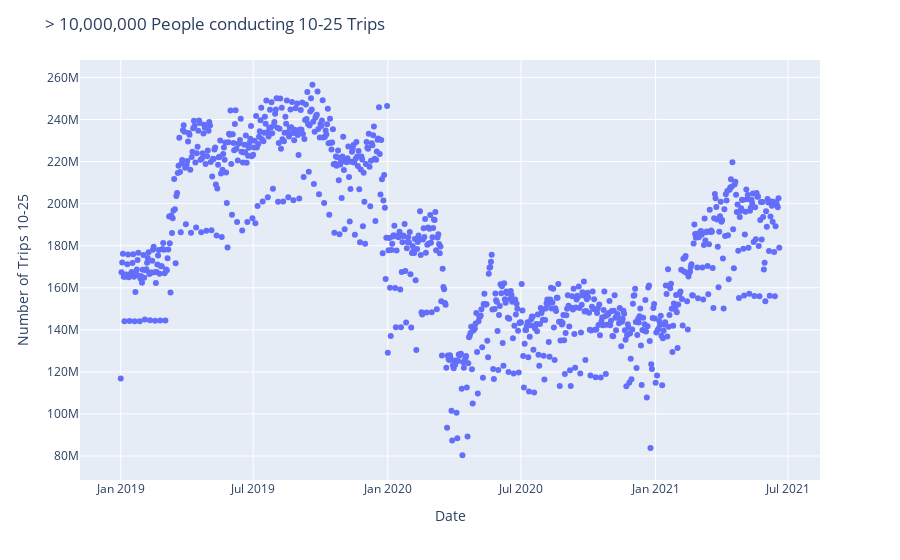
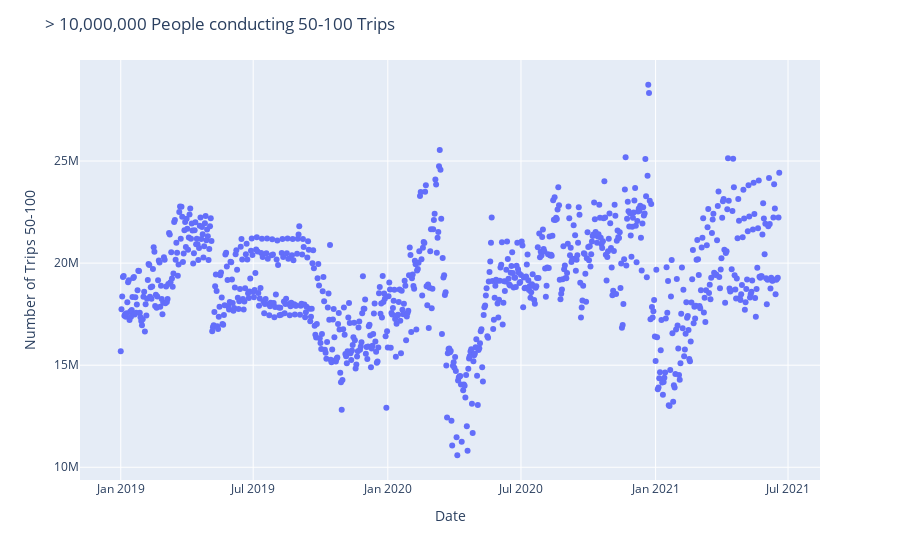

The notebook cell saved with these charts, in order:
### Code cell
fig = px.scatter(x= trips_1025['Date'], y= trips_1025['Number of Trips 10-25'])
fig.update_layout(
    xaxis_title='Date',
    yaxis_title='Number of Trips 10-25',
    title= '> 10,000,000 People conducting 10-25 Trips'
)
fig.show()

fig = px.scatter(x= trips_50100['Date'], y= trips_50100['Number of Trips 50-100'])
fig.update_layout(
    xaxis_title='Date',
    yaxis_title='Number of Trips 50-100',
    title= '> 10,000,000 People conducting 50-100 Trips'
)
fig.show()

### Figure 1 — Plotly figure (JSON) as saved in the notebook; plotly's stock layout.template omitted (floating-point values rounded to 4 significant figures; data arrays with more than 128 entries replaced by an {"elided": "..."} marker saying what was removed)
{"data": [{"hovertemplate": "x=%{x}<br>y=%{y}<extra></extra>", "legendgroup": "", "marker": {"color": "#636efa", "symbol": "circle"}, "mode": "markers", "name": "", "orientation": "v", "showlegend": false, "type": "scatter", "x": {"elided": "901 str values"}, "xaxis": "x", "y": {"elided": "901 int values"}, "yaxis": "y"}], "layout": {"autosize": true, "legend": {"tracegroupgap": 0}, "margin": {"t": 60}, "title": {"text": "> 10,000,000 People conducting 10-25 Trips"}, "xaxis": {"anchor": "y", "autorange": true, "domain": [0, 1], "range": ["2018-11-07 12:46:50.0071", "2021-08-12 11:13:09.9929"], "title": {"text": "Date"}, "type": "date"}, "yaxis": {"anchor": "x", "autorange": true, "domain": [0, 1], "range": [66730000.0, 270100000.0], "title": {"text": "Number of Trips 10-25"}, "type": "linear"}}}

### Figure 2 — Plotly figure (JSON) as saved in the notebook; plotly's stock layout.template omitted (floating-point values rounded to 4 significant figures; data arrays with more than 128 entries replaced by an {"elided": "..."} marker saying what was removed)
{"data": [{"hovertemplate": "x=%{x}<br>y=%{y}<extra></extra>", "legendgroup": "", "marker": {"color": "#636efa", "symbol": "circle"}, "mode": "markers", "name": "", "orientation": "v", "showlegend": false, "type": "scatter", "x": {"elided": "900 str values"}, "xaxis": "x", "y": {"elided": "900 int values"}, "yaxis": "y"}], "layout": {"autosize": true, "legend": {"tracegroupgap": 0}, "margin": {"t": 60}, "title": {"text": "> 10,000,000 People conducting 50-100 Trips"}, "xaxis": {"anchor": "y", "autorange": true, "domain": [0, 1], "range": ["2018-11-07 12:46:50.0071", "2021-08-12 11:13:09.9929"], "title": {"text": "Date"}, "type": "date"}, "yaxis": {"anchor": "x", "autorange": true, "domain": [0, 1], "range": [9184000.0, 30140000.0], "title": {"text": "Number of Trips 50-100"}, "type": "linear"}}}
